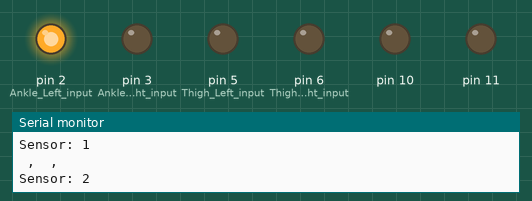
Recording of a sketch running on a simulated Arduino Uno, built with avr-gcc and run on an emulated ATmega328P. Parts: output pins drawn as LEDs (lit = HIGH), the last lines printed to the serial monitor. Pins used as bus, display or sensor lines are not drawn.

Above: at 2.3 s.
At 7.3 s:
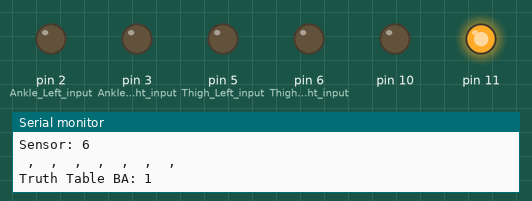
At 14.4 s:
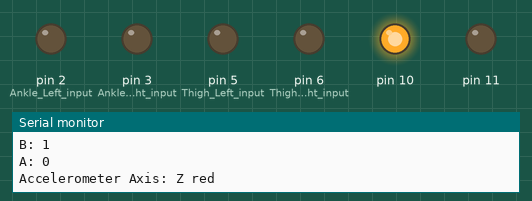
At 20.4 s:
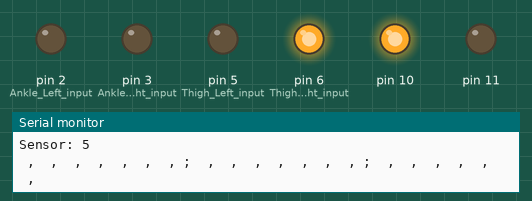
At 21.5 s:
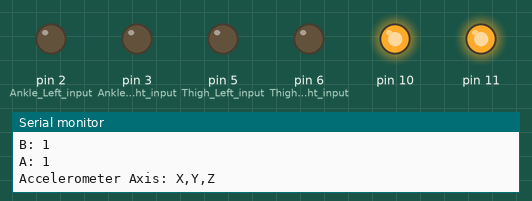
At 29.8 s:
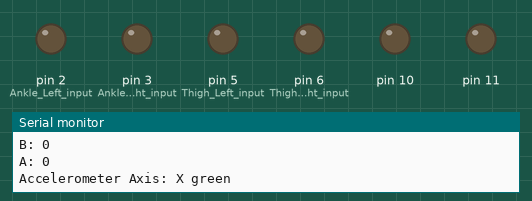
Timing chart, 0 to 40.0 s (numbered marks = the images above):
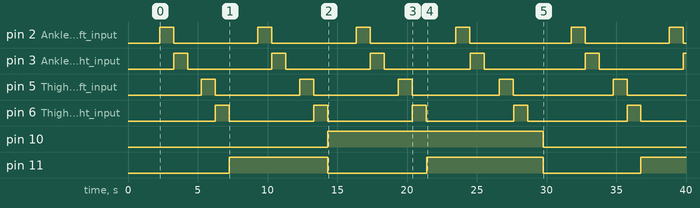

The sketch:

accelerometer_code.ino
```cpp
//Maxim Integrated Max4618 Multiplexer

int B = 0;
int A = 0;  // the two digital pins for the bits

String data;
String data1;


/* Truth Table
 B A On Switches
 0 0 X0,Y0 (Left x-accel , Right x-accel) green
 0 1 X1,Y1 (Left y-accel , Right y-accel) yellow
 1 0 X2,Y2 (Left z-accel , Right z-accel) red
 1 1 X3,Y3 (Chest x,y,z accel, N/A)


 */
int  bin [] = {00, 01, 10, 11};//list of binary values

void setup(){

  //Pin output
  pinMode(10, OUTPUT);    // B
  pinMode(11, OUTPUT);    // A

  //Acc Sensor Input Setup
  pinMode(0, OUTPUT); //Leg Left input
  pinMode(1, OUTPUT); //Leg Right input
  pinMode(2, OUTPUT); //Ankle Left input
  pinMode(3, OUTPUT); //Ankle Right input
  pinMode(5, OUTPUT); //Thigh Left input
  pinMode(6, OUTPUT); //Thigh Right input

  Serial.begin(9600); // fire up the serial
  Serial.println("Left Leg X, Right Leg X, Left Ankle X, Right Ankle X, Left Thigh X, Right Thigh X; Left Leg Y, Right Leg Y, Left Ankle Y, Right Ankle Y, Left Thigh Y, Right Thigh Y; Left Leg Z, Right Leg Z, Left Ankle Z, Right Ankle Z, Left Thigh Z, Right Thigh Z");

}


void loop () {
 for (int count=0; count < 4; count++) { //loop through each channel, checking for a signal

   int row = bin[count]; //channel 5 = 5th element in the bin list -> 101 etc.
   Serial.print("Truth Table BA: ");
   Serial.println(row);
   B = bitRead(row,1); //bitRead() -> parameter 1 = binary sequence, parameter 2 = which bit to read, starting from the right most bit
   Serial.print("B: ");
   Serial.println(B);
   A = bitRead(row,0); //channel 7 = 111, 1 = 2nd bit
   Serial.print("A: ");
   Serial.println(A);


   digitalWrite(10, B); // send the bits to the digital pins
   digitalWrite(11, A);

   Serial.print("Accelerometer Axis: ");
   if (count == 0) {
     Serial.println("X green");
   }
   else if (count == 1) {
     Serial.println("Y yellow");
   }
   else if (count ==2) {
     Serial.println("Z red");
   }
   else if (count == 3) {
     Serial.println("X,Y,Z");
   }


   int x[6];

   for (int sensor=0; sensor < 7; sensor++){ //loop through reading each accelerometer sensor data
     Serial.print("Sensor: ");
     Serial.println(sensor);
     digitalWrite(sensor, 1);
     delay(1000);
     digitalWrite(sensor, 0);
     //data=String(analogRead(sensor));
     data1 += data + " , ";
     Serial.println(data1);
   }


  data1= data1 + "; ";
 }
 Serial.println(data1);
 data1="";
 delay (1000); // time to read the values
}
```

Measured:
- by itself, pin 2 (Ankle_Left_input): goes 3 × (HIGH 1.0 s, LOW 6.0 s), HIGH 1.0 s, LOW 7.3 s, HIGH 1.0 s, LOW 6.0 s, HIGH 1.0 s, then LOW
- by itself, pin 3 (Ankle_Right_input): goes 3 × (HIGH 1.0 s, LOW 6.0 s), HIGH 1.0 s, LOW 7.2 s, HIGH 1.0 s, LOW 6.0 s, then HIGH
- by itself, pin 5 (Thigh_Left_input): goes 3 × (HIGH 1.0 s, LOW 6.0 s), HIGH 1.0 s, LOW 7.2 s, HIGH 1.0 s, then LOW
- by itself, pin 6 (Thigh_Right_input): goes 3 × (HIGH 1.0 s, LOW 6.0 s), HIGH 1.0 s, LOW 7.1 s, HIGH 1.0 s, then LOW
- by itself, pin 10: LOW → HIGH at 14.3 s, → LOW 15.4 s later
- by itself, pin 11: goes HIGH 7.0 s, LOW 7.1 s, HIGH 8.3 s, LOW 7.0 s, then HIGH
